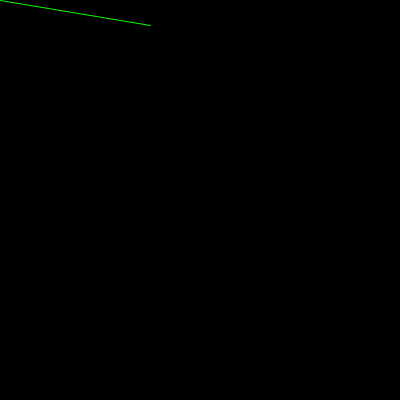
Frame 1 (no input)
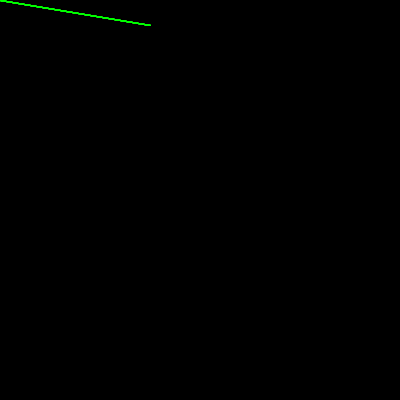
Frame 60 (the mouse pressed at the canvas centre just before this capture)
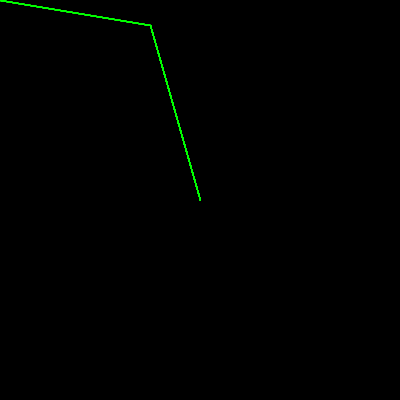
Frame 120 (the mouse held since frame 60 and released just before this capture)

The Processing sketch that drew these frames (run headless with seeded random() and noise(); from frame 60 on, the mouse is pressed at the canvas centre):

// Processing sketch: hello_mouse_3
// ── hello_mouse_3.pde
void setup() {
 background(0, 0, 0);
  size(400, 400);
  stroke (0, 255, 0);
}

void draw() {
 line(150, 25, mouseX, mouseY);
}

void mousePressed() {
 background(0, 0, 0);
}
